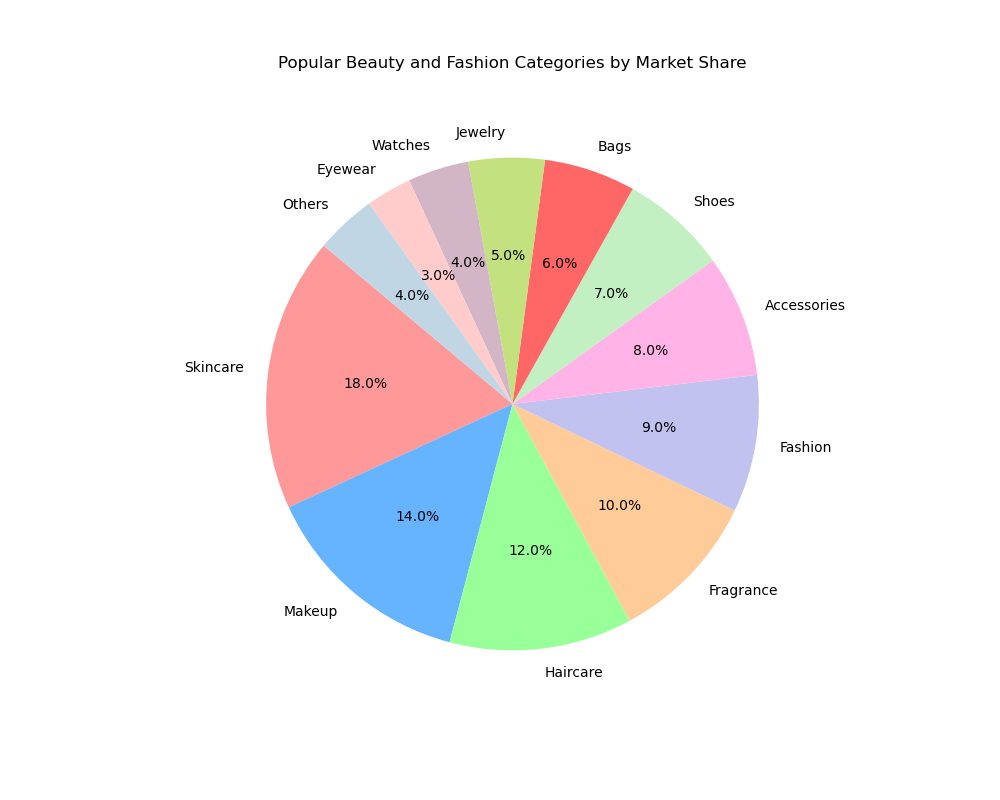

This figure's Python source:

import matplotlib.pyplot as plt

# Data setup
categories = ['Skincare', 'Makeup', 'Haircare', 'Fragrance', 'Fashion', 'Accessories', 'Shoes', 'Bags', 'Jewelry', 'Watches', 'Eyewear', 'Others']
percentages = [18, 14, 12, 10, 9, 8, 7, 6, 5, 4, 3, 4]
colors = ['#ff9999', '#66b3ff', '#99ff99', '#ffcc99', '#c2c2f0', '#ffb3e6', '#c2f0c2', '#ff6666', '#c4e17f', '#d3b6c6', '#ffcccb', '#c0d6e4']

# Plotting
fig, ax = plt.subplots(figsize=(10, 8))  # width and height of the chart
ax.pie(percentages, labels=categories, autopct='%1.1f%%', colors=colors, startangle=140)
ax.set_title('Popular Beauty and Fashion Categories by Market Share', pad=20)

# Show plot
plt.show()
